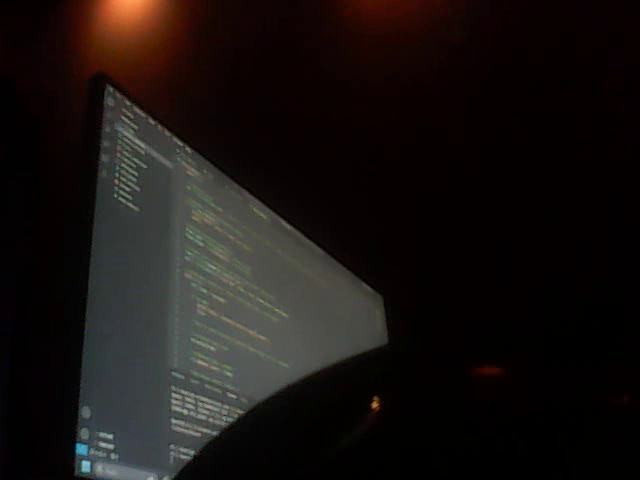
#> input picture frame 3 of visual code/output.mp4, 640 x 480 px, given in place of ЛР4_main_video.mov, which was not available
$ python lab5.py
#> lines starting #> are read from the running program, lines starting #| are printed output that depends on the picture; after the words box and inside, x2 and y2 are one past the last pixel; in counts of white or black regions, pixels touching at a corner belong together; pictures that were not available may be replaced by others from this repository, and a replacement may not be noted
import cv2
import numpy as np


video = cv2.VideoCapture("ЛР4_main_video.mov",cv2.CAP_ANY)

def detect(kernel_size, standard_deviation, delta_tresh, min_area):

#> called with kernel_size = 3, standard_deviation = 50, delta_tresh = 60, min_area = 20
    _, frame = video.read()
#> frame is the input picture: shape (480, 640, 3); mean B, G, R 17.9, 19.8, 25.1
    img = cv2.cvtColor(frame, cv2.COLOR_BGR2GRAY)
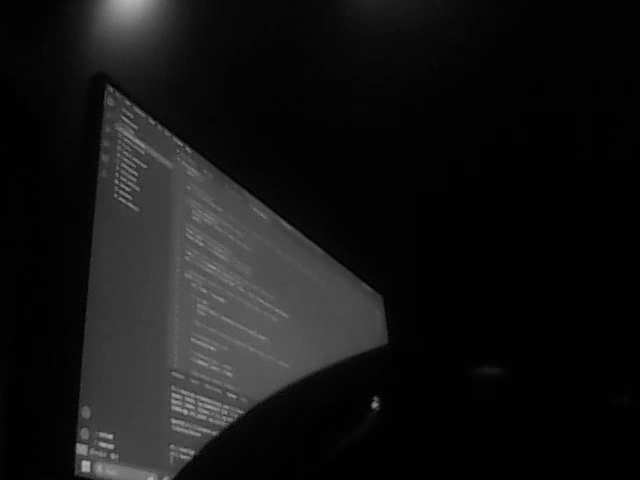
#> img: shape (480, 640); min 0, max 184, mean 21.1
    img = cv2.GaussianBlur(
        img, (kernel_size, kernel_size), standard_deviation)

    w = int(video.get(3))
    h = int(video.get(4))

    fourcc = cv2.VideoWriter_fourcc(*'mp4v')
    video_writer = cv2.VideoWriter('output.mp4', fourcc, 25, (w, h))

    while True:
        old_img = img.copy()
        flag, frame = video.read()
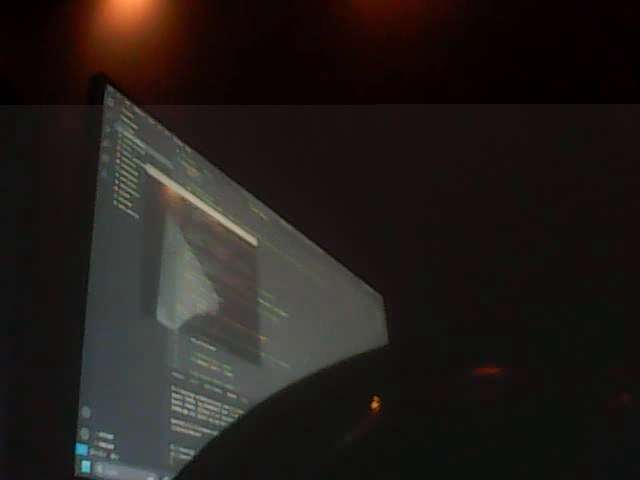
#> input picture frame 4 of visual code/output.mp4, 640 x 480 px, given in place of ЛР4_main_video.mov, which was not available
#> frame is the input picture: shape (480, 640, 3); mean B, G, R 26.7, 29.6, 34.7
        if not flag:
            break
        img = cv2.cvtColor(frame, cv2.COLOR_BGR2GRAY)
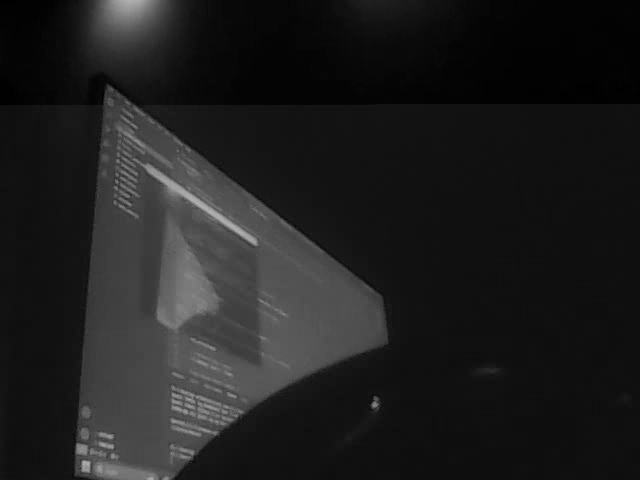
#> img: shape (480, 640); min 1, max 181, mean 30.7
        img = cv2.GaussianBlur(
            img, (kernel_size, kernel_size), standard_deviation)

        diff = cv2.absdiff(img, old_img)
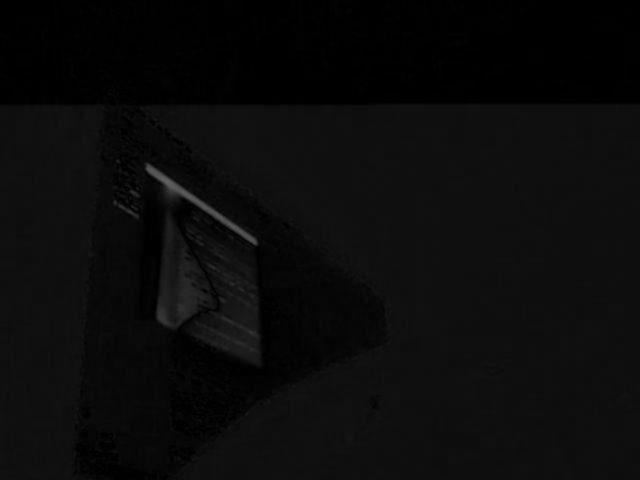
#> diff: shape (480, 640); min 0, max 98, mean 10.7
        thresh = cv2.threshold(diff, delta_tresh, 255, cv2.THRESH_BINARY)[1]
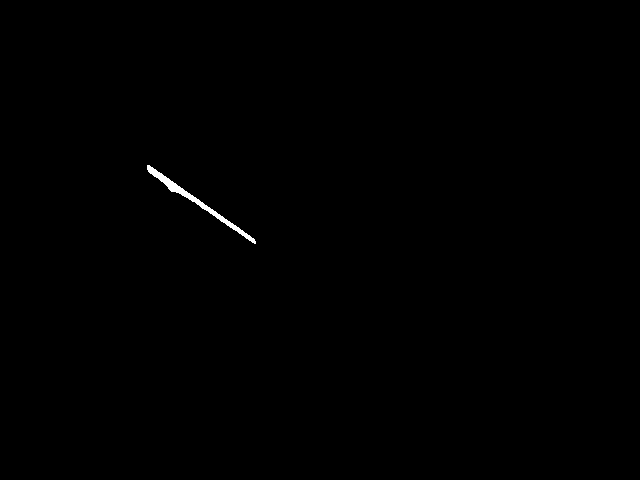
#> thresh: shape (480, 640); 0.23% white; 1 white region
        contors, _ = cv2.findContours(thresh, cv2.RETR_EXTERNAL, cv2.CHAIN_APPROX_SIMPLE)
#> contors = 1 contour; box (x1, y1, x2, y2) and area: (147, 165, 256, 244) 604
        for contr in contors:
            if cv2.contourArea(contr) >= min_area:
                video_writer.write(frame)
                break
#> this loop made 1 pass
    video_writer.release()


kernel_size = 3
standard_deviation = 50
delta_tresh = 60
min_area = 20
detect(kernel_size, standard_deviation, delta_tresh, min_area)
